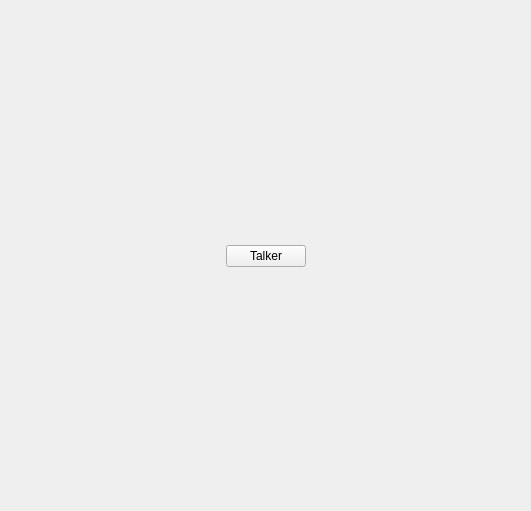
<?xml version="1.0" encoding="UTF-8"?>
<ui version="4.0">
 <class>InitialWidget</class>
 <widget class="QWidget" name="InitialWidget">
  <property name="geometry">
   <rect>
    <x>0</x>
    <y>0</y>
    <width>531</width>
    <height>511</height>
   </rect>
  </property>
  <layout class="QVBoxLayout" name="verticalLayout">
   <item>
    <spacer name="topSpacer">
     <property name="orientation">
      <enum>Qt::Orientation::Vertical</enum>
     </property>
     <property name="sizeHint" stdset="0">
      <size>
       <width>20</width>
       <height>100</height>
      </size>
     </property>
    </spacer>
   </item>
   <item>
    <layout class="QHBoxLayout" name="hLayout">
     <item>
      <spacer name="leftSpacer">
       <property name="orientation">
        <enum>Qt::Orientation::Horizontal</enum>
       </property>
       <property name="sizeHint" stdset="0">
        <size>
         <width>40</width>
         <height>20</height>
        </size>
       </property>
      </spacer>
     </item>
     <item>
      <widget class="QPushButton" name="logo">
       <property name="text">
        <string>Talker</string>
       </property>
      </widget>
     </item>
     <item>
      <spacer name="rightSpacer">
       <property name="orientation">
        <enum>Qt::Orientation::Horizontal</enum>
       </property>
       <property name="sizeHint" stdset="0">
        <size>
         <width>40</width>
         <height>20</height>
        </size>
       </property>
      </spacer>
     </item>
    </layout>
   </item>
   <item>
    <spacer name="bottomSpacer">
     <property name="orientation">
      <enum>Qt::Orientation::Vertical</enum>
     </property>
     <property name="sizeHint" stdset="0">
      <size>
       <width>20</width>
       <height>200</height>
      </size>
     </property>
    </spacer>
   </item>
  </layout>
 </widget>
 <resources/>
 <connections/>
</ui>
